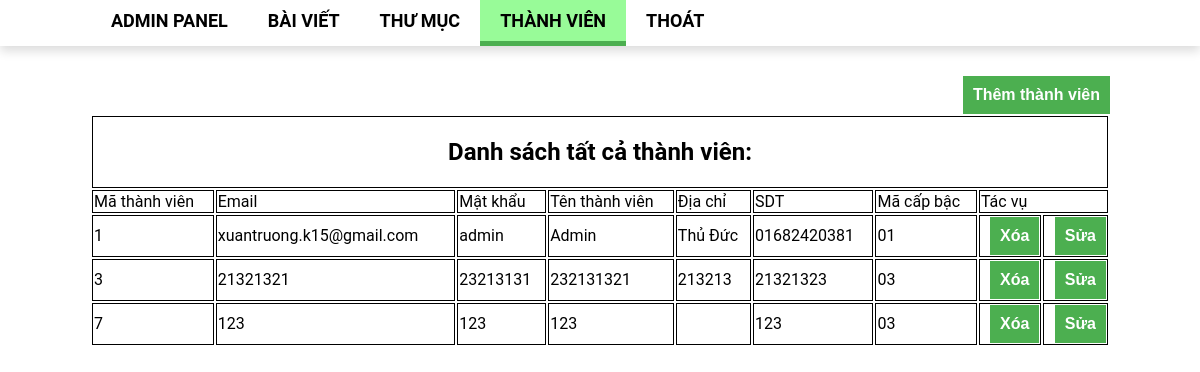
Screenshot of /all_member.php (signed in) with the database file from the repository.
### tables this page shows
CREATE TABLE `thanhvien` (
  `MATHANHVIEN` int(10) NOT NULL,
  `EMAIL` varchar(50) NOT NULL,
  `MATKHAU` varchar(15) NOT NULL,
  `TENTHANHVIEN` varchar(30) NOT NULL,
  `DIACHI` varchar(200) DEFAULT NULL,
  `SDT` varchar(13) NOT NULL,
  `MACAPBAC` varchar(3) NOT NULL
);

### all_member.php (the view, shortened to what this page needs)
<?php
	$page = 'member';
	include 'admin_header.php';
?>
<div class="body" style="<?php if($_SESSION['logged']!='01'){ echo'display:none';} ?>">
	<form method="POST">
	<div class="all_member">
		<input type="submit" name="add_member" value="Thêm thành viên">
		<table width="100%">
			<tr>
				<td colspan="9"><h2 align="center">Danh sách tất cả thành viên:</h2></td>
			</tr>
			<tr>
				<td> Mã thành viên </td>
				<td> Email </td>
				<td> Mật khẩu </td>
				<td> Tên thành viên </td>
				<td> Địa chỉ </td>
				<td> SDT </td>
				<td> Mã cấp bậc </td>
				<td colspan="2"> Tác vụ </td>
			</tr>
			<?php
				$sql= "SELECT * FROM thanhvien";
				$result = mysqli_query($conn,$sql);
				while ($r = mysqli_fetch_assoc($result) )
				{
					$mathanhvien = $r['MATHANHVIEN'];
					$email = $r['EMAIL'];
					$matkhau = $r['MATKHAU'];
					$tenthanhvien = $r['TENTHANHVIEN'];
					$diachi = $r['DIACHI'];
					$sdt = $r['SDT'];
					$macapbac = $r['MACAPBAC'];
					echo "<tr>";
					echo "<td>".$mathanhvien."</td>";
					echo "<td>".$email."</td>";
					echo "<td>".$matkhau."</td>";
					echo "<td>".$tenthanhvien."</td>";
					echo "<td>".$diachi."</td>";
					echo "<td>".$sdt."</td>";
					echo "<td>".$macapbac."</td>";
					echo "<td><input type='submit' name='delete_member' value='Xóa'></td>";
					echo "<td><input type='submit' name='edit_member' value='Sửa'></td>";
					echo "</tr>";
				}
			?>
		</table>
	</div>
	</form>
</div>

### admin_header.php (shortened to what this page needs)
<!DOCTYPE html>
<html lang="en">
<head>
	<link rel="stylesheet" type="text/css" href="css/style.css">
</head>
<body>
<div class="header" style="<?php if($_SESSION['logged']!='01'){ echo'display:none';} ?>">
	<div class="menu">
		<ul>
			<li><a href="admin_panel.php" class="<?php if($page=='admin_panel'){echo 'active';}?>">Admin Panel</a></li>
			<li><a href="#" class="<?php if($page=='post'){echo 'active';}?>">Bài viết</a>
			</li>
			<li><a href="#">Thư mục</a>
			</li>
  			<li><a href="#" class="<?php if($page=='member'){echo 'active';}?>">Thành viên</a>
  			</li>
  			<li><a href="index.php">Thoát</a></li>
		</ul>
	</div>
</div>

### css/style.css (style rules this page uses)
body { margin: 0px; font-family:Roboto,calibri,arial; }
a { text-decoration: none; color:#4CB000; }
.active { background-color: #98FB98; border-bottom: 5px solid #4CAF50; color:white; }
.header { width: 100%; }
.menu { background-color: white; box-shadow: 0px 5px 10px #DCDCDC; padding: 15px; padding-top: 10px; height: 21px; }
.menu ul { margin: 0px 0px 0px 40px; list-style: none; float:left; }
.menu li { position: relative; display: inline-block; margin-left:-4px; }
.menu>ul>li>a, .menuright>ul>li>a { text-decoration: none; padding: 10px 20px; color:black; text-transform: uppercase; font-weight: bold; font-size:18px; }
.body { margin: 30px 90px; }
.contact li,a,img { margin:0px; padding: 0px; }
input[type=submit] { background-color: #4CAF50; color:white; padding: 10px; border:0px; font-weight: bold; font-size: 16px; float:right; }
.all_member td,.all_post td { border: 1px solid black; }

### rows the page displays
thanhvien: MATHANHVIEN "1", EMAIL "xuantruong.k15@gmail.com", MATKHAU "admin", TENTHANHVIEN "Admin", DIACHI "Thủ Đức", SDT "01682420381", MACAPBAC "01"
thanhvien: MATHANHVIEN "3", EMAIL "21321321", MATKHAU "23213131", TENTHANHVIEN "232131321", DIACHI "213213", SDT "21321323", MACAPBAC "03"
thanhvien: MATHANHVIEN "7", EMAIL "123", MATKHAU "123", TENTHANHVIEN "123", SDT "123", MACAPBAC "03"
